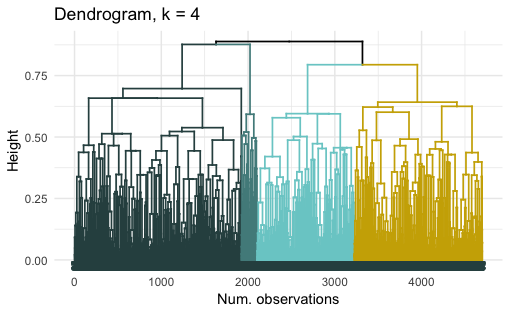

Write R code to recreate this figure.
# Classification automatique

## I - Introduction

  # À ce niveau, nous avons un dataset de 7 variables dont 4 sont quantitatives dont le nombre de
  # classes varient entre 4 et 19. Par conséquent, le clustering nous parait utiles dans notre cas.
  # La classification automatique s'applique majoritairement sur des variables quantitatives, elle peut
  # tout de même être appliquée sur des variables qualitatives mais cela peut ne pas produire des
  # r??sultats pertinents. Nous allons tout de m??me l'appliquer.

## II - Matrice de dissimilarit??

  # Cette matrice va nous permettre de conna??tre la diff??rence et l'??loignement des individus de notre
  # ensemble de donn??es, ce qui va nous permettre plus tard dans notre analyse de regrouper
  # les plus proches ou s??parer les plus ??loign??s

  # Notre cas est particulier ! Nous savons calculer la distance entre des points de donn??es num??riqucares
  # mais ici nous avons des donn??es cat??goriques (factors). De ce fait, nous allons utilis??
  # Gower distance.

library(cluster)
gower.dist <- daisy(transfers, metric = c("gower"))
class(gower.dist)

  # Puisque notre nettoyage de donn??es a ??t?? bien fait, nous n'avons pas eu de probl??mes au niveau de
  # cette op??raiton car nous avons d??j?? pens?? ?? s'assurer que les variables qualitatives ??taient de classe
  # factor non pas String ou autre.


## III - Clustering

  # Nous allons utilis?? l'alagorithme de la classificaiton ascendante hi??rarchique. Afin de d??cider
  # quelle approche nous allons utilis??, nous avons d??cid?? de tracer les 2 et puis de voir
  # laquelle est la plus ??quilibr??e.


## 1 - DIVISIVE [HAUT VERS LE BAS]

divisive.clust <- diana(as.matrix(gower.dist), diss = TRUE, keep.diss = TRUE)
plot(divisive.clust, main = "Divisive")

## 2 - Agglomerative (bas vers le haut)
aggl.clust.c <- hclust(gower.dist, method = "complete")
plot(aggl.clust.c,
     main = "Agglomerative, complete linkages")

  # Après un moment d'hésitation devant les plot des deux approches, nous avons décidé d'appliquer l'algorithme
  # du clustering avec le résultat des deux et trancher sur lequel est le meilleur plus tard dans l'analyse.
  # Nous avons tout de même hésité de dire que le dendrogramme de l'approche Agglomerative était plus
  # équilibré


## 3 - Décider entre les 2 approches
install.packages("fpc")
library(fpc)

  # Puisque nous ne sommes pas arrivés à trancher entre les deux approches, nous avons décidé de continuer
  # notre méthode de clustering et de comparer les résultats en appliquant les 2 approches.
  # À ce niveau nous allons créer les clusters puis les évaluer en vérifiant leur compacité et leur séparation

  # Étape 1 : fonction pour créer les clusters 

cstats.table <- function(dist, tree, k) {
  clust.assess <- c("cluster.number","n","within.cluster.ss","average.within","average.between",
                    "wb.ratio","dunn2","avg.silwidth")
  clust.size <- c("cluster.size")
  stats.names <- c()
  row.clust <- c()
  output.stats <- matrix(ncol = k, nrow = length(clust.assess))
  cluster.sizes <- matrix(ncol = k, nrow = k)
  for(i in c(1:k)){
    row.clust[i] <- paste("Cluster-", i, " size")
  }
  for(i in c(2:k)){
    stats.names[i] <- paste("Test", i-1)
    
    for(j in seq_along(clust.assess)){
      output.stats[j, i] <- unlist(cluster.stats(d = dist, clustering = cutree(tree, k = i))[clust.assess])[j]
      
    }
    
    for(d in 1:k) {
      cluster.sizes[d, i] <- unlist(cluster.stats(d = dist, clustering = cutree(tree, k = i))[clust.size])[d]
      dim(cluster.sizes[d, i]) <- c(length(cluster.sizes[i]), 1)
      cluster.sizes[d, i]
      
    }
  }
  output.stats.df <- data.frame(output.stats)
  cluster.sizes <- data.frame(cluster.sizes)
  cluster.sizes[is.na(cluster.sizes)] <- 0
  rows.all <- c(clust.assess, row.clust)
  
  output <- rbind(output.stats.df, cluster.sizes)[ ,-1]
  colnames(output) <- stats.names[2:k]
  rownames(output) <- rows.all
  is.num <- sapply(output, is.numeric)
  output[is.num] <- lapply(output[is.num], round, 2)
  output
}

  # Étape 2 : Générer les clusters et choix de l'approche

  # Le choix du nombre de clusters a été un vrai défi puisque nous travailons avec des variables qualitatives
  # et on peut se retrouver avec des clusters qui n'ont aucun sens car la combinaison de leurs valeurs
  # est limitée. De ce fait, nous avons essayé de ne pas prendre un grand ou un très petit nombre de
  # clusters d'où notre choix final --> nombre de clusters = 7.

# avec approche divisive
stats.df.divisive <- cstats.table(gower.dist, divisive.clust, 7)
stats.df.divisive

# avec approche Agglo
stats.df.aggl <-cstats.table(gower.dist, aggl.clust.c, 7) #complete linkages looks like the most balanced approach
stats.df.aggl


  # Des deux résultats, nous pouvons remarquer qu'avec l'approche Agglomerative nous avons une 
  # disproportionnalité de la taille des clusters (test1 : clusters- 1 size = 4669.00 et Cluster- 2  size = 31.00)
  # ce qui rend les nombres d'observations dans les clusters incomparables. Ceci peut être dû au fait que
  # le jeu de données est déséquilibré d'où certains groupes d'observations peuvent l'emporter
  # sur les autres durant l'analyse. D'un autre côté, avec l'approche divisive, nous obtenons des résultats
  # plus cohérents et une répartition des sizes de clusters plus équilibrés.
  # En conclusion, nous allons continuer la méthode de clustering avec l'approche "DIVISIVE".


  # Étape 3 : Vérifier le choix du nombre des clusters

  # Pour cette partie, nous allons utliser une méthode vue en cours " Méthode du coude ". Pour cela,
  # nous allons choisir un nombre de clusters un peu plus supérieur à

library("ggplot2")
ggplot(data = data.frame(t(stats.df.divisive)),
       aes(x=cluster.number, y=within.cluster.ss)) + geom_point()+ geom_line()+
  ggtitle("Divisive clustering") + labs(x = "Num.of clusters", y = "Within clusters sum of squares (SS)") +
  theme(plot.title = element_text(hjust = 0.5))

  # On remarque bien que la mesure de la proximité des observations plus elle est basse, plus les
  # observations au sein des clusters sont proches.
  # Nous avons un coup distinctif = une diminution mineure de la somme des carrés quand le nombre des
  # clusters = 4 mais dans ce cas on aura une classe avec une ou deux observations seulement.


  # Conclusion : DIVISIVE clustering est le plus équilibré à notre avis tel que la taille des clusters peut
  # être comparable et on choisit 4 clusters pour cette méthode


library("ggplot2")
library("reshape2")
library("purrr")
library("dplyr")
install.packages("dendextend")
library("dendextend")

dendro <- as.dendrogram(divisive.clust)
dendro.col <- dendro %>%
  set("branches_k_color", k = 4, value =   c("darkslategray", "darkslategray4", "darkslategray3", "gold3")) %>%
  set("branches_lwd", 0.6) %>%
  set("labels_colors", value = c("darkslategray")) %>% 
  set("labels_cex", 0.5)

ggd1 <- as.ggdend(dendro.col)
ggplot(ggd1, theme = theme_minimal()) +
  labs(x = "Num. observations", y = "Height", title = "Dendrogram, k = 4")
